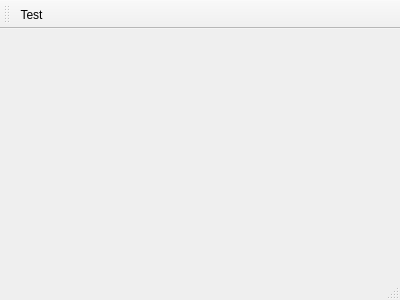
<?xml version="1.0" encoding="UTF-8"?>
<ui version="4.0">
 <class>MainWindow</class>
 <widget class="QMainWindow" name="MainWindow">
  <property name="geometry">
   <rect>
    <x>0</x>
    <y>0</y>
    <width>400</width>
    <height>300</height>
   </rect>
  </property>
  <property name="windowTitle">
   <string>MainWindow</string>
  </property>
  <widget class="QWidget" name="centralWidget"/>
  <widget class="QMenuBar" name="menuBar">
   <property name="geometry">
    <rect>
     <x>0</x>
     <y>0</y>
     <width>400</width>
     <height>21</height>
    </rect>
   </property>
  </widget>
  <widget class="QToolBar" name="mainToolBar">
   <attribute name="toolBarArea">
    <enum>TopToolBarArea</enum>
   </attribute>
   <attribute name="toolBarBreak">
    <bool>false</bool>
   </attribute>
   <addaction name="actionTest"/>
  </widget>
  <widget class="QStatusBar" name="statusBar"/>
  <action name="actionTest">
   <property name="icon">
    <iconset resource="resources.qrc">
     <normaloff>:/icons/smiley.png</normaloff>:/icons/smiley.png</iconset>
   </property>
   <property name="text">
    <string>Test</string>
   </property>
  </action>
 </widget>
 <layoutdefault spacing="6" margin="11"/>
 <resources>
  <include location="resources.qrc"/>
 </resources>
 <connections/>
</ui>
